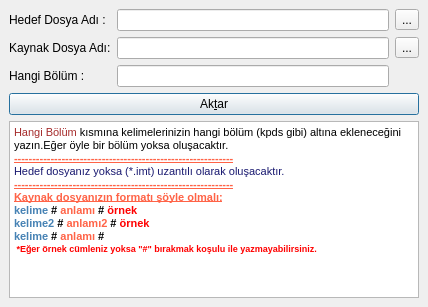
<ui version="4.0" >
 <class>F_VeriAktar</class>
 <widget class="QDialog" name="F_VeriAktar" >
  <property name="geometry" >
   <rect>
    <x>0</x>
    <y>0</y>
    <width>428</width>
    <height>307</height>
   </rect>
  </property>
  <property name="windowTitle" >
   <string>Veri Aktarma</string>
  </property>
  <property name="windowIcon" >
   <iconset>../../../../../../usr/kde/3.5/share/icons/crystalsvg/32x32/actions/svn_branch.png</iconset>
  </property>
  <layout class="QGridLayout" >
   <property name="leftMargin" >
    <number>9</number>
   </property>
   <property name="topMargin" >
    <number>9</number>
   </property>
   <property name="rightMargin" >
    <number>9</number>
   </property>
   <property name="bottomMargin" >
    <number>9</number>
   </property>
   <property name="horizontalSpacing" >
    <number>6</number>
   </property>
   <property name="verticalSpacing" >
    <number>6</number>
   </property>
   <item row="3" column="0" colspan="3" >
    <widget class="QPushButton" name="pBAktar" >
     <property name="text" >
      <string>Ak&amp;tar</string>
     </property>
    </widget>
   </item>
   <item row="0" column="2" >
    <widget class="QToolButton" name="tBHedefDosya" >
     <property name="text" >
      <string>...</string>
     </property>
    </widget>
   </item>
   <item row="2" column="0" >
    <widget class="QLabel" name="label_3" >
     <property name="toolTip" >
      <string>kelimelerin hangi bolume ekleneceği.(örneğin kpds bölümü)</string>
     </property>
     <property name="text" >
      <string>Hangi Bölüm :</string>
     </property>
    </widget>
   </item>
   <item row="1" column="0" >
    <widget class="QLabel" name="label_2" >
     <property name="toolTip" >
      <string>Kelimelerin içinde bulunduğu veri dosyası</string>
     </property>
     <property name="text" >
      <string>Kaynak Dosya Adı:</string>
     </property>
     <property name="buddy" >
      <cstring>leKaynakDosya</cstring>
     </property>
    </widget>
   </item>
   <item row="2" column="1" >
    <widget class="QLineEdit" name="leYeniBolum" />
   </item>
   <item row="1" column="1" >
    <widget class="QLineEdit" name="leKaynakDosya" />
   </item>
   <item row="1" column="2" >
    <widget class="QToolButton" name="tBKaynakDosya" >
     <property name="text" >
      <string>...</string>
     </property>
    </widget>
   </item>
   <item row="0" column="0" >
    <widget class="QLabel" name="label" >
     <property name="toolTip" >
      <string>Oluşturulacak Veri Dosyası Bu Olacak.</string>
     </property>
     <property name="text" >
      <string>Hedef Dosya Adı :</string>
     </property>
     <property name="buddy" >
      <cstring>leHedefDosya</cstring>
     </property>
    </widget>
   </item>
   <item row="0" column="1" >
    <widget class="QLineEdit" name="leHedefDosya" />
   </item>
   <item row="4" column="0" colspan="3" >
    <widget class="QTextEdit" name="textEdit" >
     <property name="html" >
      <string>&lt;html>&lt;head>&lt;meta name="qrichtext" content="1" />&lt;style type="text/css">
p, li { white-space: pre-wrap; }
&lt;/style>&lt;/head>&lt;body style=" font-family:'Sans Serif'; font-size:9pt; font-weight:400; font-style:normal;">
&lt;p style=" margin-top:0px; margin-bottom:0px; margin-left:0px; margin-right:0px; -qt-block-indent:0; text-indent:0px;">&lt;span style=" font-size:8pt; color:#a52a2a;">Hangi Bölüm&lt;/span>&lt;span style=" font-size:8pt;"> kısmına kelimelerinizin hangi bölüm (kpds gibi) altına ekleneceğini yazın.Eğer öyle bir bölüm yoksa oluşacaktır.&lt;/span>&lt;/p>
&lt;p style=" margin-top:0px; margin-bottom:0px; margin-left:0px; margin-right:0px; -qt-block-indent:0; text-indent:0px; font-size:8pt;">&lt;span style=" font-weight:600; text-decoration: underline; color:#ff6347;">------------------------------------------------------------&lt;/span>&lt;/p>
&lt;p style=" margin-top:0px; margin-bottom:0px; margin-left:0px; margin-right:0px; -qt-block-indent:0; text-indent:0px; font-size:8pt; font-weight:600; color:#ff6347;">&lt;span style=" font-weight:400; color:#191970;">Hedef dosyanız yoksa (*.imt) uzantılı olarak oluşacaktır.&lt;/span>&lt;/p>
&lt;p style=" margin-top:0px; margin-bottom:0px; margin-left:0px; margin-right:0px; -qt-block-indent:0; text-indent:0px; font-size:8pt;">&lt;span style=" font-weight:600; text-decoration: underline; color:#ff6347;">------------------------------------------------------------&lt;/span>&lt;/p>
&lt;p style=" margin-top:0px; margin-bottom:0px; margin-left:0px; margin-right:0px; -qt-block-indent:0; text-indent:0px; font-size:8pt; font-weight:600; color:#ff6347;">&lt;span style=" text-decoration: underline;">Kaynak dosyanızın formatı şöyle olmalı:&lt;/span>&lt;/p>
&lt;p style=" margin-top:0px; margin-bottom:0px; margin-left:0px; margin-right:0px; -qt-block-indent:0; text-indent:0px; font-size:8pt; font-weight:600; color:#ff6347;">&lt;span style=" color:#4682b4;">kelime &lt;/span>&lt;span style=" color:#000000;">#&lt;/span> anlamı &lt;span style=" color:#000000;">#&lt;/span> &lt;span style=" color:#ff0000;">örnek&lt;/span>&lt;/p>
&lt;p style=" margin-top:0px; margin-bottom:0px; margin-left:0px; margin-right:0px; -qt-block-indent:0; text-indent:0px; font-size:8pt; font-weight:600; color:#ff6347;">&lt;span style=" color:#4682b4;">kelime2&lt;/span> &lt;span style=" color:#000000;">#&lt;/span> anlamı2 &lt;span style=" color:#000000;">#&lt;/span> &lt;span style=" color:#ff0000;">örnek&lt;/span>&lt;/p>
&lt;p style=" margin-top:0px; margin-bottom:0px; margin-left:0px; margin-right:0px; -qt-block-indent:0; text-indent:0px; font-size:8pt; font-weight:600; color:#ff0000;">&lt;span style=" color:#4682b4;">kelime &lt;/span>&lt;span style=" color:#000000;">#&lt;/span>&lt;span style=" color:#ff6347;"> anlamı &lt;/span>&lt;span style=" color:#000000;">#&lt;/span>&lt;/p>
&lt;p style=" margin-top:0px; margin-bottom:0px; margin-left:0px; margin-right:0px; -qt-block-indent:0; text-indent:0px; font-weight:600; color:#ff0000;">&lt;span style=" font-size:7pt;"> *Eğer örnek cümleniz yoksa "#" bırakmak koşulu ile yazmayabilirsiniz.&lt;/span>&lt;/p>
&lt;p style="-qt-paragraph-type:empty; margin-top:0px; margin-bottom:0px; margin-left:0px; margin-right:0px; -qt-block-indent:0; text-indent:0px; font-weight:600; color:#000000;">&lt;/p>
&lt;p style="-qt-paragraph-type:empty; margin-top:0px; margin-bottom:0px; margin-left:0px; margin-right:0px; -qt-block-indent:0; text-indent:0px; font-weight:600; color:#ff6347;">&lt;/p>&lt;/body>&lt;/html></string>
     </property>
    </widget>
   </item>
  </layout>
 </widget>
 <resources>
  <include location="PnG/ikonlar.qrc" />
 </resources>
 <connections/>
</ui>
